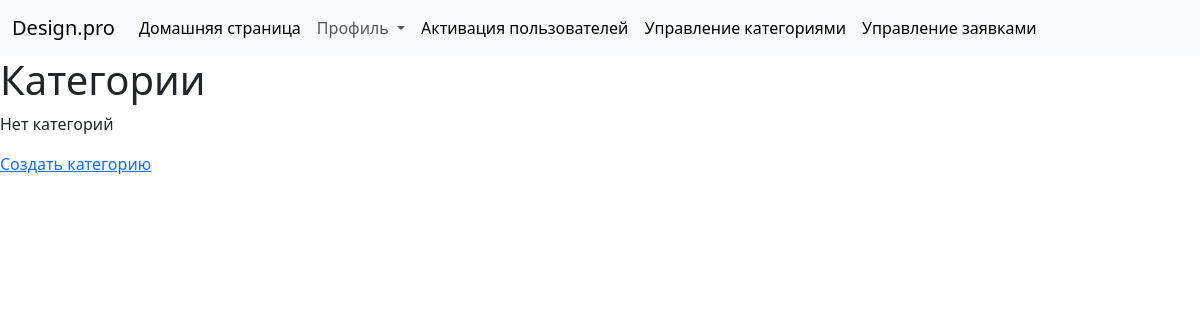
The app's page /studio/categorys/ (signed in), older data.
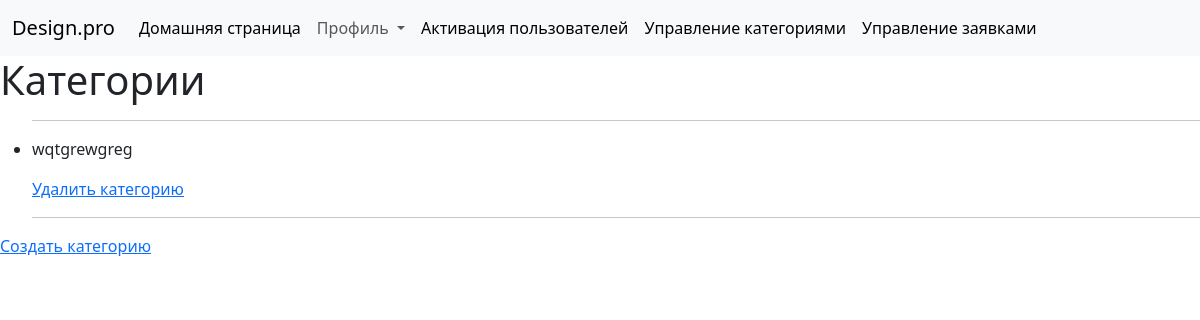
The same page, newer data.
### studio/models.py (models this page shows, shortened)
class Category(models.Model):
    name = models.CharField(
        max_length=200,
        unique=True,
        help_text="Введите категорию"
    )
    def get_absolute_url(self):
        return reverse('category-detail', args=[str(self.id)])
    class Meta:
        constraints = [
            UniqueConstraint(
                Lower('name'),
                name='genre_name_case_insensitive_unique',
                violation_error_message = "Жанр уже существует (совпадение без учета регистра)"
            ),
        ]

### studio/views.py (the view)
class CategoryListView(LoginRequiredMixin,generic.ListView):
    model = Category
    template_name ='studio/categorys.html'

### studio/templates/studio/categorys.html
{% extends "base_generic.html" %}
{% block content %}
  <h1>Категории</h1>
  {% if category_list %}
    <ul>
      {% for category in category_list %}
      <li>
        <hr>
        <p>{{ category.name }}</p>
        <a href="{{ category.get_absolute_url }}/delete/">Удалить категорию</a>
        <hr>
      </li>
      {% endfor %}
    </ul>
  {% else %}
    <p>Нет категорий</p>
  {% endif %}
  <a href="{% url 'category_create'%}">Создать категорию</a>
{% endblock %}

Row changes from the older to the newer data that the page shows:
added Category: name "wqtgrewgreg"
Text that changed along with them:
text no longer shown: "Нет категорий"
